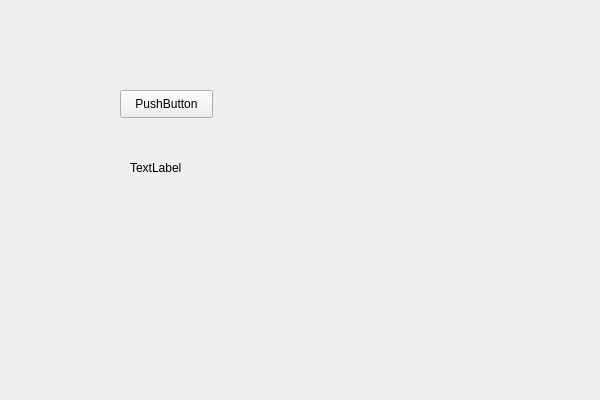
<?xml version="1.0" encoding="UTF-8"?>
<ui version="4.0">
 <class>RocketLauncherControlCenterClass</class>
 <widget class="QWidget" name="RocketLauncherControlCenterClass">
  <property name="geometry">
   <rect>
    <x>0</x>
    <y>0</y>
    <width>600</width>
    <height>400</height>
   </rect>
  </property>
  <property name="windowTitle">
   <string>RocketLauncherControlCenter</string>
  </property>
  <widget class="QPushButton" name="pushButton">
   <property name="geometry">
    <rect>
     <x>120</x>
     <y>90</y>
     <width>93</width>
     <height>28</height>
    </rect>
   </property>
   <property name="text">
    <string>PushButton</string>
   </property>
  </widget>
  <widget class="QLabel" name="label">
   <property name="geometry">
    <rect>
     <x>130</x>
     <y>160</y>
     <width>55</width>
     <height>16</height>
    </rect>
   </property>
   <property name="text">
    <string>TextLabel</string>
   </property>
  </widget>
 </widget>
 <layoutdefault spacing="6" margin="11"/>
 <resources>
  <include location="RocketLauncherControlCenter.qrc"/>
 </resources>
 <connections/>
</ui>
